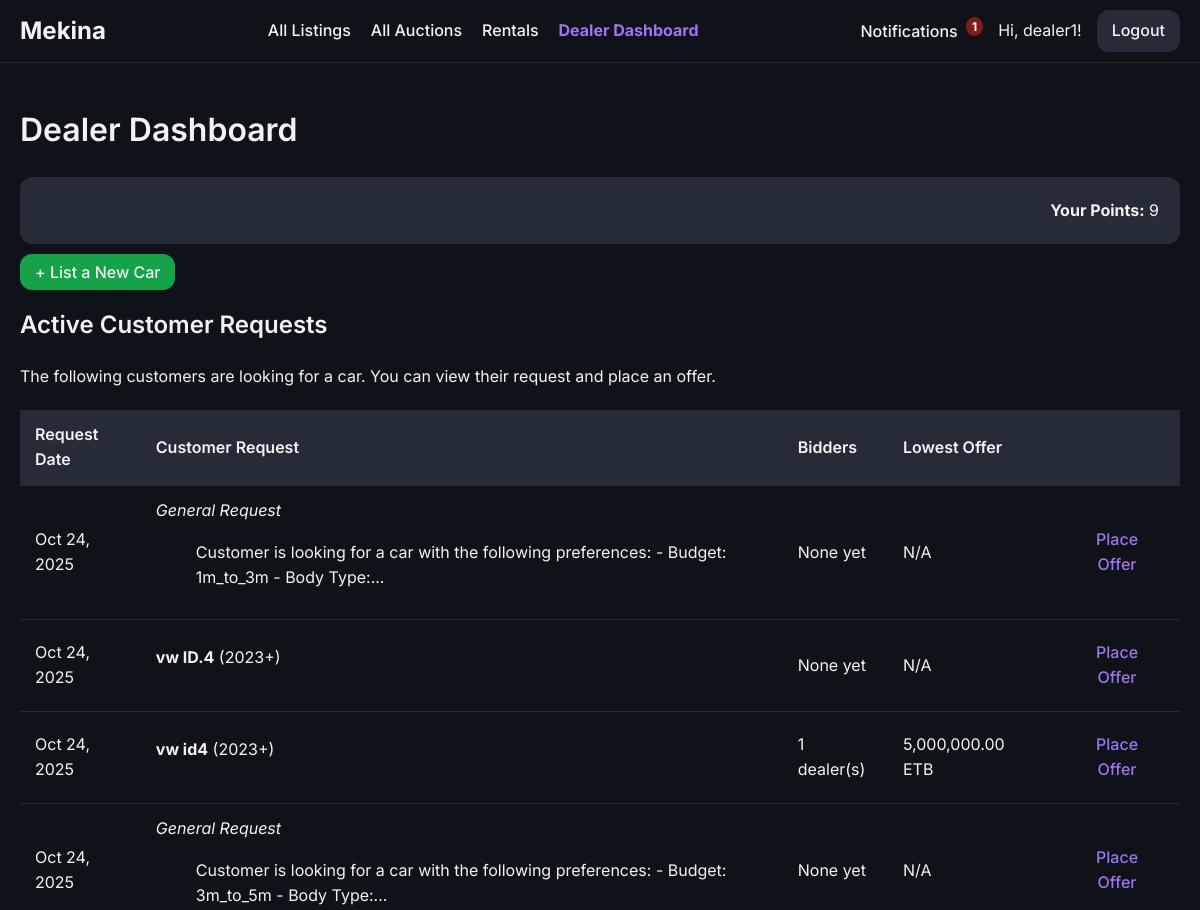
/dealer/dashboard (signed in, upper part), run on an earlier commit of the app's database.
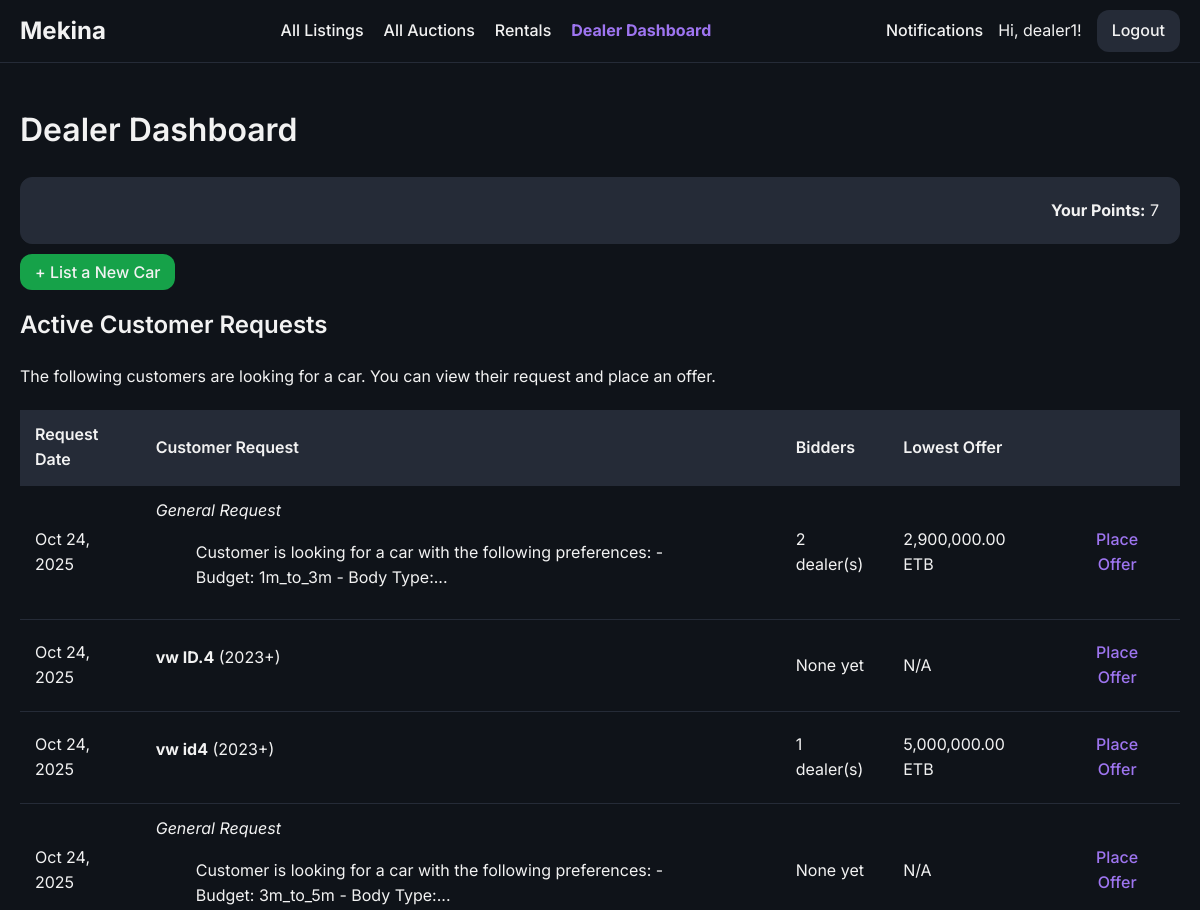
And on a later commit of the database.
### models/user.py (models this page shows, shortened)
class User(UserMixin, db.Model):
    id = db.Column(db.Integer, primary_key=True)
    username = db.Column(db.String(64), index=True, unique=True, nullable=False)
    email = db.Column(db.String(120), index=True, unique=True, nullable=False)
    phone_number = db.Column(db.String(20), nullable=True)
    password_hash = db.Column(db.String(128))
    is_admin = db.Column(db.Boolean, default=False)
    is_dealer = db.Column(db.Boolean, default=False)
    is_rental_company = db.Column(db.Boolean, default=False)
    points = db.Column(db.Integer, nullable=False, default=5) # Points for dealers to bid
    cars = db.relationship('Car', backref='owner', lazy='dynamic')
    bids = db.relationship('Bid', backref='bidder', lazy='dynamic')
    dealer_bids = db.relationship('DealerBid', backref='dealer', lazy='dynamic')
    car_requests = db.relationship('CarRequest', backref='customer', lazy='dynamic')

### models/car_request.py (models this page shows)
class CarRequest(db.Model):
    __tablename__ = 'car_requests'
    id = db.Column(db.Integer, primary_key=True)
    make = db.Column(db.String(64), nullable=True)
    model = db.Column(db.String(64), nullable=True)
    min_year = db.Column(db.Integer, nullable=True)
    max_mileage = db.Column(db.Integer, nullable=True)
    notes = db.Column(db.Text, nullable=True)
    status = db.Column(db.String(20), default='active', nullable=False) # e.g., active, completed, expired
    created_at = db.Column(db.DateTime, default=datetime.utcnow)
    user_id = db.Column(db.Integer, db.ForeignKey('user.id'), nullable=False)
    dealer_bids = db.relationship('DealerBid', foreign_keys='DealerBid.request_id', backref='car_request', lazy='dynamic', cascade="all, delete-orphan")
    accepted_bid_id = db.Column(db.Integer, db.ForeignKey('dealer_bid.id', use_alter=True, name='fk_car_requests_accepted_bid_id'), nullable=True)
    accepted_bid = db.relationship('DealerBid', foreign_keys=[accepted_bid_id])

### routes/dealer.py (the view)
@dealer_bp.route('/dashboard')
@login_required
@dealer_required
def dashboard():
    bid_count_subquery = db.session.query(
        DealerBid.request_id,
        func.count(DealerBid.id).label('bid_count')
    ).group_by(DealerBid.request_id).subquery()
    lowest_offer_subquery = db.session.query(
        DealerBid.request_id,
        func.min(DealerBid.price).label('lowest_offer')
    ).group_by(DealerBid.request_id).subquery()
    active_requests = db.session.query(CarRequest, bid_count_subquery.c.bid_count, lowest_offer_subquery.c.lowest_offer).\
        outerjoin(bid_count_subquery, CarRequest.id == bid_count_subquery.c.request_id).\
        outerjoin(lowest_offer_subquery, CarRequest.id == lowest_offer_subquery.c.request_id).\
        filter(CarRequest.status == 'active').order_by(CarRequest.created_at.desc()).all()
    my_cars = Car.query.filter_by(owner_id=current_user.id).order_by(Car.id.desc()).all()
    my_car_ids = [car.id for car in my_cars]
    my_auctions = Auction.query.filter(Auction.car_id.in_(my_car_ids)).all()
    my_auction_ids = [auction.id for auction in my_auctions]
    unanswered_questions = Question.query.filter(
        Question.auction_id.in_(my_auction_ids),
        Question.answer_text == None
    ).order_by(Question.timestamp.desc()).all()
    unanswered_request_questions = RequestQuestion.query.join(DealerBid).filter(
        DealerBid.dealer_id == current_user.id,
        RequestQuestion.answer_text == None
    ).order_by(RequestQuestion.timestamp.desc()).all()
    return render_template(
        'dealer_dashboard.html',
        requests=active_requests,
        my_cars=my_cars,
        unanswered_questions=unanswered_questions,
        unanswered_request_questions=unanswered_request_questions,
        now=datetime.utcnow()
    )

### routes/dealer.py (called while the page is built)
def dealer_required(f):
    @wraps(f)
    def decorated_function(*args, **kwargs):
        if not current_user.is_authenticated or not (current_user.is_dealer or current_user.is_admin):
            from flask import abort
            abort(403) # Forbidden
        return f(*args, **kwargs)
    return decorated_function

### templates/dealer_dashboard.html (shortened to what this page needs)
{% extends "base.html" %}
{% block content %}
    <h1>Dealer Dashboard</h1>
    <div style="margin-bottom: 20px;">
        <div class="stat-card" style="margin-bottom: 1rem; text-align: right;">
            <strong>Your Points:</strong> {{ current_user.points }}
        </div>
        <a href="{{ url_for('seller.submit_car') }}" class="nav-button" style="background-color: hsl(var(--success)); text-decoration: none;">+ List a New Car</a>
    </div>
    <div class="dashboard-section">
        <h2>Active Customer Requests</h2>
        {% if requests %}
            <p>The following customers are looking for a car. You can view their request and place an offer.</p>
            <table>
                <thead>
                    <tr>
                        <th>Request Date</th>
                        <th>Customer Request</th>
                        <th>Bidders</th>
                        <th>Lowest Offer</th>
                        <th></th>
                    </tr>
                </thead>
                <tbody>
                    {% for car_request, bid_count, lowest_offer in requests %}
                    <tr>
                        <td>{{ car_request.created_at.strftime('%b %d, %Y') }}</td>
                        <td>
                            {% if car_request.make and car_request.model %}
                                <strong>{{ car_request.make }} {{ car_request.model }}</strong> ({{ car_request.min_year or 'Any' }}+)
                            {% else %}
                                <em>General Request</em>
                            {% endif %}
                            <blockquote class="compact">{{ car_request.notes|truncate(100) }}</blockquote>
                        </td>
                        <td>
                            {% if bid_count and bid_count > 0 %}
                                {{ bid_count }} dealer(s)
                            {% else %}
                                <span class="text-muted">None yet</span>
                            {% endif %}
                        </td>
                        <td>
                            {% if lowest_offer %}
                                {{ '{:,.2f}'.format(lowest_offer) }} ETB
                            {% else %}
                                <span class="text-muted">N/A</span>
                            {% endif %}
                        </td>
                        <td>
                            <a href="{{ url_for('dealer.place_bid', request_id=car_request.id) }}" class="btn">Place Offer</a>
                        </td>
                    {% endfor %}
                </tbody>
            </table>
        {% else %}
            <p>There are no active customer requests at the moment.</p>
        {% endif %}
    </div>
{% endblock %}

### templates/base.html (shortened to what this page needs)
<!DOCTYPE html>
<html lang="en">
<head>
    <link rel="stylesheet" href="{{ url_for('static', filename='css/style.css') }}">
</head>
<body>
    <nav>
        <a href="{{ url_for('main.home') }}" class="nav-brand">Mekina</a>
        <ul>
            {% if current_user.is_authenticated and current_user.is_admin %}
                <li><a href="{{ url_for('admin.dashboard') }}" class="{{ 'active' if request.endpoint == 'admin.dashboard' }}">Dashboard</a></li>
                <li><a href="{{ url_for('admin.rental_management') }}" class="{{ 'active' if request.endpoint == 'admin.rental_management' }}">Manage Rentals</a></li>
                <li><a href="{{ url_for('admin.user_management') }}" class="{{ 'active' if request.endpoint == 'admin.user_management' }}">Users</a></li>
                <li><a href="{{ url_for('auctions.list_auctions') }}" class="{{ 'active' if request.endpoint == 'auctions.list_auctions' }}">Manage Listings</a></li>
            {% elif current_user.is_authenticated and current_user.is_rental_company %}
                <li><a href="{{ url_for('rentals.dashboard') }}" class="{{ 'active' if request.endpoint == 'rentals.dashboard' }}">Rental Dashboard</a></li>
            {% elif current_user.is_authenticated %}
                <li><a href="{{ url_for('main.all_listings') }}" class="{{ 'active' if request.endpoint == 'main.all_listings' }}">All Listings</a></li>
                <li><a href="{{ url_for('auctions.list_auctions') }}" class="{{ 'active' if request.endpoint == 'auctions.list_auctions' }}">All Auctions</a></li>
                <li><a href="{{ url_for('rentals.list_rentals') }}" class="{{ 'active' if request.endpoint == 'rentals.list_rentals' }}">Rentals</a></li>
                {% if current_user.is_dealer %}
                    <li><a href="{{ url_for('dealer.dashboard') }}" class="{{ 'active' if request.endpoint == 'dealer.dashboard' }}">Dealer Dashboard</a></li>
                {% endif %}
            {% endif %}
        </ul>
        <div class="nav-right">
            {% if current_user.is_authenticated %}
                <a href="{{ url_for('main.notifications') }}">
                    Notifications
                    {% if unread_notifications > 0 %}<span class="notification-badge">{{ unread_notifications }}</span>{% endif %}
                </a>
                <span>Hi, {{ current_user.username }}!</span>
                <a href="{{ url_for('auth.logout') }}" class="nav-button">Logout</a>
            {% else %}
                <a href="{{ url_for('auth.login') }}" class="nav-button">Login</a>
                <a href="{{ url_for('auth.register') }}" class="nav-button">Register</a>
            {% endif %}
        </div>
    </nav>
    <main class="container">
        {% block content %}{% endblock %}
    </main>
</body>
</html>

What changed in the data, as far as the page shows it:
changed User "dealer1": points "9" → "7"
shown differently, row unchanged: CarRequest (number 1 of 4 on the later page): user (not shown) → "2"; lowest_offer (not shown) → "2,900,000.00"; text "None yet N/A" → "dealer(s) ETB"
Also different on the page:
{{ unread_notifications }}: "1" → (not shown)
